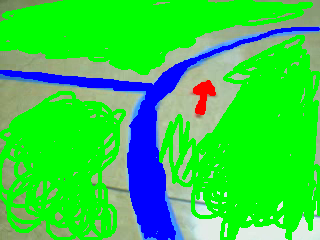
#> input picture Segunda fase/Entrega2y4/ConsignaMarca/imgs/imagenMarcada.png, 320 x 240 px, found by its file name
$ jupyter execute Ejer2.ipynb
#> lines starting #> are read from the running program, lines starting #| are printed output that depends on the picture; after the words box and inside, x2 and y2 are one past the last pixel; in counts of white or black regions, pixels touching at a corner belong together
2. Función que permite mostrar los píxeles seleecionados de cada una de las regiones.
    - Nose ha encontrado otra forma de hacer este ejercicio sin usar inRange()

[cell 1]
#Import de libs
import cv2
import numpy as np
import imageio as iio

[cell 2]
img= cv2.imread("imgs/imagenMarcada.png")
#> img is the input picture: shape (240, 320, 3); mean B, G, R 71.1, 207.1, 51.8


#Se establece la tonalidad de colores(máximos y mínimo)
#opencv trabaja con BGR-->[40,255],[0,120],[0,120]
minimosAzul= np.array([40,0,0])
maximosAzul= np.array([255,120,120])

minimosVerde= np.array([0,40,0])
maximosVerde= np.array([120,255,120])

minimosRojo= np.array([0,0,40])
maximosRojo= np.array([120,120,255])


#detecta los píxeles en los rangos espceficados anteriormente
maskAzul= cv2.inRange(img, minimosAzul,maximosAzul)
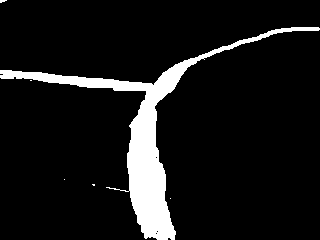
#> maskAzul: shape (240, 320); 9.1% white; 6 white regions (5 under 20 px), largest, box (x1, y1, x2, y2) and area: (0, 27, 320, 240) 6962
maskVerde= cv2.inRange(img,minimosVerde,maximosVerde)
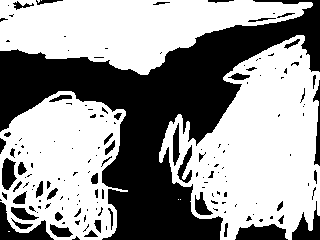
#> maskVerde: shape (240, 320); 59.5% white; 161 black regions (109 under 20 px), largest, box (x1, y1, x2, y2) and area: (0, 0, 320, 240) 25151, (0, 202, 54, 240) 741, (235, 224, 288, 240) 645
maskRojo= cv2.inRange(img,minimosRojo,maximosRojo)
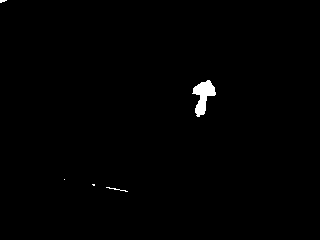
#> maskRojo: shape (240, 320); 0.64% white; 5 white regions (3 under 20 px), largest, box (x1, y1, x2, y2) and area: (192, 80, 216, 117) 445, (106, 187, 128, 192) 26


#se muestra las dos ímagenes, la original y la nueva
cv2.imshow("original",img)
cv2.imshow("Azul ",maskAzul)
cv2.imshow("Verde",maskVerde)
cv2.imshow("Rojo",maskRojo)

#Salimos al pulsar alguna tecla

cv2.waitKey(0)
cv2.destroyAllWindows
